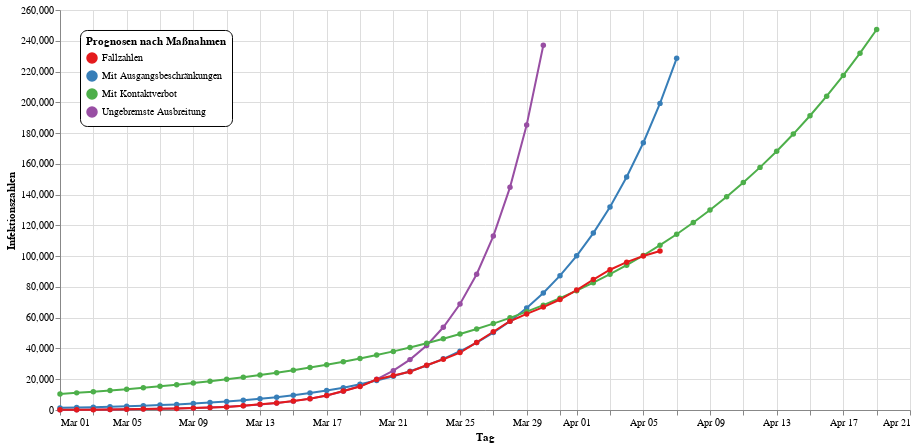

The cell this chart's notebook holds for it:
### Code cell
data = pd.read_csv("corona_infections.csv", header=0, names=["day", "cases"])
data["day"] = [dt.datetime.strptime(d + ' 2020', "%b %d %Y") for d in data["day"]]
md1 = dt.datetime(year=2020, month=3, day=20)
md2 = dt.datetime(year=2020, month=3, day=28)
c0 = np.array(data[data["day"] <= md1]["cases"])
d0 = np.array([d.toordinal() for d in data[data["day"] <= md1]["day"]])
c1 = np.array(data[(md1 <= data["day"])][(data["day"] <= md2)]["cases"])
d1 = np.array([d.toordinal() for d in data[md1 <= data["day"]][data["day"] <= md2]["day"]])
c2 = np.array(data[md2 <= data["day"]]["cases"])
d2 = np.array([d.toordinal() for d in data[md2 <= data["day"]]["day"]])
par0, _ = curve_fit(
    corona_curve, 
    xdata=d0, 
    ydata=c0, 
    p0=[c0[0], dt.datetime(year=2020, month=3, day=1).toordinal(), 8e-9, 5.6e7],
    bounds=(
        [0, d0[0], 1e-11, c0[-1]], 
        [c0[-1], dt.datetime(year=2021, month=6, day=1).toordinal(), 1e-8, 8.35e7])
)
par1, _ = curve_fit(
    corona_curve, 
    xdata=d1, 
    ydata=c1, 
    p0=[c1[0], dt.datetime(year=2020, month=3, day=20).toordinal(), 8e-9, 5.6e7],
    bounds=(
        [0, d1[0], 1e-11, c1[-1]], 
        [c1[-1], dt.datetime(year=2021, month=6, day=1).toordinal(), 1e-8, 8.35e7])
)
par2, _ = curve_fit(
    corona_curve, 
    xdata=d2, 
    ydata=c2, 
    p0=[c2[0], dt.datetime(year=2020, month=3, day=28).toordinal(), 8e-9, 5.6e7],
    bounds=(
        [0, d2[0], 1e-11, c2[-1]], 
        [c2[-1], dt.datetime(year=2021, month=6, day=1).toordinal(), 1e-8, 8.35e7])
)
print(par0, "\n", par1, "\n", par2)
data = data[data["day"] >= dt.datetime(year=2020, month=3, day=1)]
data = data.rename(columns={"day": "Tag", "cases": "Infektionszahlen"})
data["Typ"] = ["Fallzahlen" for d in data["Tag"]]
data["Typ"] = data["Typ"].astype(str)
data_count = len(data) + 15
for par, t in [(par0, "Ungebremste Ausbreitung"), 
               (par1, "Mit Ausgangsbeschränkungen"), 
               (par2, "Mit Kontaktverbot")]:
    for i in range(data_count):
        curve_value = corona_curve((list(data["Tag"])[0] + dt.timedelta(days=i)).toordinal(), *par)
        data = data.append(pd.DataFrame(
            [[list(data["Tag"])[0] + dt.timedelta(days=i), 
              curve_value if curve_value < 250000 else None,
              t]],
            columns=("Tag", "Infektionszahlen", "Typ")
        ), ignore_index=True)
data = data.tail(len(data)-data_count+15).append(data.head(data_count-15), ignore_index=True)
line = alt.Chart(data).mark_line(point=True).encode(
    alt.X("monthdate(Tag)", title="Tag"),
    alt.Y("Infektionszahlen:Q", title="Infektionszahlen"),
    color=alt.Color("Typ:N", 
                    scale=alt.Scale(scheme="set1"),
                    legend=alt.Legend(
        orient="none", legendX=20, legendY=20,
        fillColor="white", strokeColor="black", cornerRadius=7, padding=6,
        title="Prognosen nach Maßnahmen"))
)
nearest = alt.selection(type='single', nearest=True, on='mouseover',
                        fields=['Tag'], empty='none')
selectors = alt.Chart(data).mark_point().encode(
    alt.X("monthdate(Tag)", title="Tag"),
    opacity=alt.value(0),
).add_selection(nearest)
points = line.mark_point().encode(
    opacity=alt.condition(nearest, alt.value(1), alt.value(0))
)
text = line.mark_text(align='left', dx=5, dy=5).encode(
    text=alt.condition(nearest, 'Infektionszahlen:Q', alt.value(' '))
)
rules = alt.Chart(data).mark_rule(color='gray').encode(
    alt.X("monthdate(Tag)", title="Tag"),
).transform_filter(nearest)
alt.layer(
    line, selectors, points, rules, text
).properties(width=850, height=400)

### Figure 1 — Vega-Lite specification as saved in the notebook (floating-point values rounded to 4 significant figures; data arrays with more than 128 entries replaced by an {"elided": "..."} marker saying what was removed)
{"config": {"view": {"continuousWidth": 400, "continuousHeight": 300}}, "layer": [{"mark": {"type": "line", "point": true}, "encoding": {"color": {"type": "nominal", "field": "Typ", "legend": {"cornerRadius": 7, "fillColor": "white", "legendX": 20, "legendY": 20, "orient": "none", "padding": 6, "strokeColor": "black", "title": "Prognosen nach Maßnahmen"}, "scale": {"scheme": "set1"}}, "x": {"type": "temporal", "field": "Tag", "timeUnit": "monthdate", "title": "Tag"}, "y": {"type": "quantitative", "field": "Infektionszahlen", "title": "Infektionszahlen"}}}, {"mark": "point", "encoding": {"opacity": {"value": 0}, "x": {"type": "temporal", "field": "Tag", "timeUnit": "monthdate", "title": "Tag"}}, "selection": {"selector001": {"type": "single", "nearest": true, "on": "mouseover", "fields": ["Tag"], "empty": "none"}}}, {"mark": "point", "encoding": {"color": {"type": "nominal", "field": "Typ", "legend": {"cornerRadius": 7, "fillColor": "white", "legendX": 20, "legendY": 20, "orient": "none", "padding": 6, "strokeColor": "black", "title": "Prognosen nach Maßnahmen"}, "scale": {"scheme": "set1"}}, "opacity": {"condition": {"value": 1, "selection": "selector001"}, "value": 0}, "x": {"type": "temporal", "field": "Tag", "timeUnit": "monthdate", "title": "Tag"}, "y": {"type": "quantitative", "field": "Infektionszahlen", "title": "Infektionszahlen"}}}, {"mark": {"type": "rule", "color": "gray"}, "encoding": {"x": {"type": "temporal", "field": "Tag", "timeUnit": "monthdate", "title": "Tag"}}, "transform": [{"filter": {"selection": "selector001"}}]}, {"mark": {"type": "text", "align": "left", "dx": 5, "dy": 5}, "encoding": {"color": {"type": "nominal", "field": "Typ", "legend": {"cornerRadius": 7, "fillColor": "white", "legendX": 20, "legendY": 20, "orient": "none", "padding": 6, "strokeColor": "black", "title": "Prognosen nach Maßnahmen"}, "scale": {"scheme": "set1"}}, "text": {"condition": {"type": "quantitative", "field": "Infektionszahlen", "selection": "selector001"}, "value": " "}, "x": {"type": "temporal", "field": "Tag", "timeUnit": "monthdate", "title": "Tag"}, "y": {"type": "quantitative", "field": "Infektionszahlen", "title": "Infektionszahlen"}}}], "data": {"name": "data-1209a2893a16260c6e20b34aef3c1738"}, "height": 400, "width": 850, "$schema": "https://vega.github.io/schema/vega-lite/v4.0.2.json", "datasets": {"data-1209a2893a16260c6e20b34aef3c1738": {"elided": "193 records"}}}
